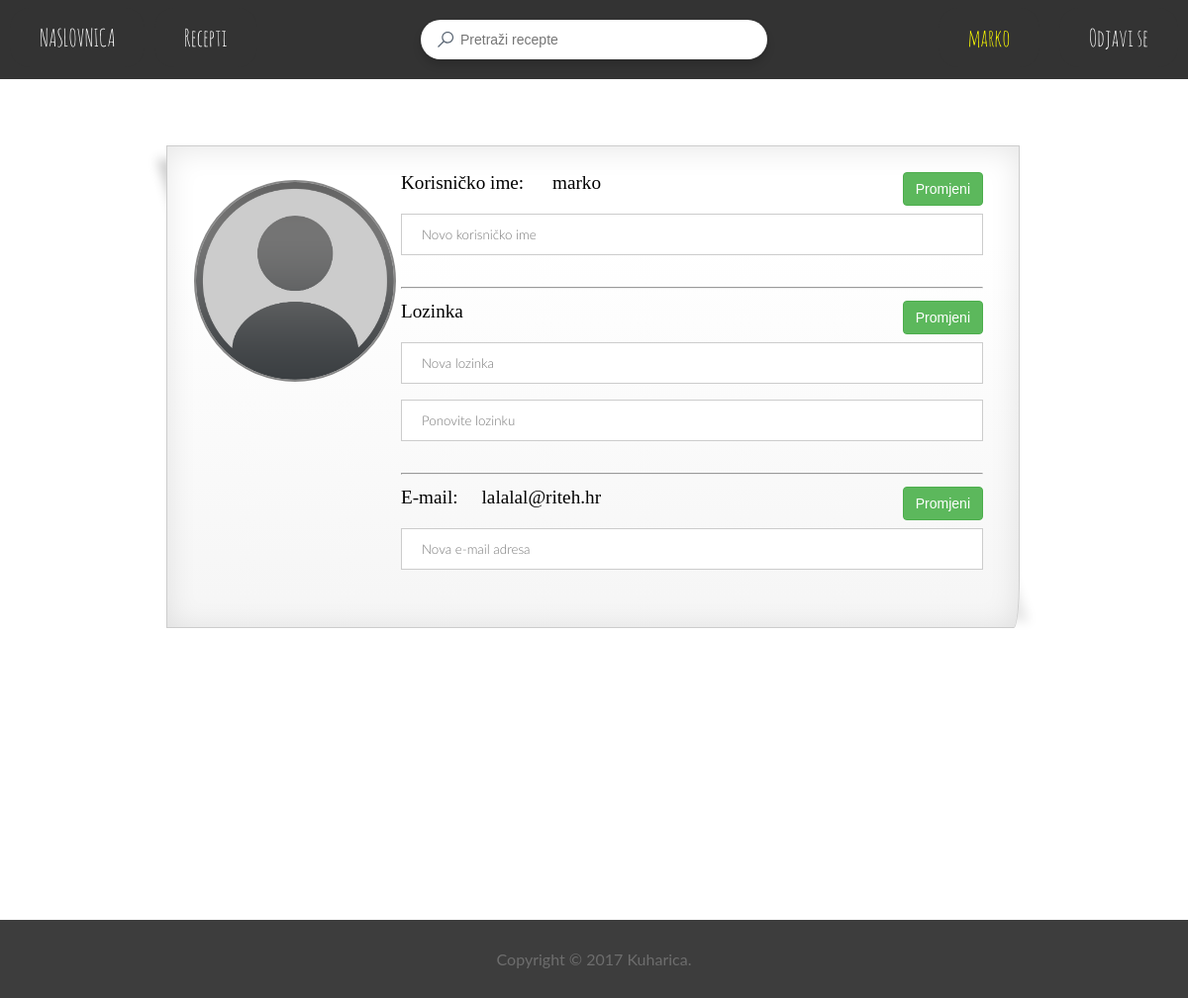
The app's page /profil.php (signed in) with its own data.
### tables this page shows
CREATE TABLE `korisnik` (
  `ID` int(11) NOT NULL,
  `username` varchar(20) NOT NULL,
  `password` varchar(40) NOT NULL,
  `email` varchar(100) NOT NULL,
  `spol` varchar(10) NOT NULL,
  `permission` varchar(10) NOT NULL DEFAULT 'member',
  `join_date` date NOT NULL,
  `last_login` datetime DEFAULT NULL,
  `slika` varchar(50) NOT NULL DEFAULT 'default-profile.jpg'
);

### profil.php (the view, shortened to what this page needs)
	<?php
	$query = "SELECT ID, username, email, slika FROM korisnik WHERE username='".$_SESSION['user']."'";
	$result = mysql_query($query);
	while ($row = mysql_fetch_array($result, MYSQL_ASSOC)) {
		$username =  $row['username'];
		$email = $row['email'];
		$slika=$row['slika'];
	}
?>
<?php if (!$_SESSION['potrebnaForma']) { ?>
<html>
	<head>
        <link href="css/style.css" rel="stylesheet">
		<link href="css/grid.css" rel="stylesheet" media="all">
		<link href="css/hover.css" rel="stylesheet" media="all">
	</head>
	<body>
		<?php include 'include/header.php'; ?>
		<div style="min-height:100%;"><br/>
		<div class="alert" id="obavijest" style="margin:-12px 20px -12px 20px;text-align:center; height:20px; opacity:0.9"></div>
		<div class="box1" style="width:70%; margin: 20px 14% 0 14%; float:center">
		<div class="register_area" style="float:center">
				<div style="height:50%;float:left; width:25%">
					<div id="profileUploadDiv" style="cursor:pointer;margin: 8% 8% 8% 8%; width:200; height:200; background-size:cover; border-radius:999px; background-color:#ccc;
							background-position: center center; background-image: url('images/profile/<?php echo $slika; ?>');border: solid 2px #888888;"></div>
				</div>
				<div class="container" style="float:left; width:70%;color:#000000">
					<label style="float:left;font-family: Georgia, serif; font-size: 80%; font-weight:normal">Korisničko ime: &emsp; <?php echo "$username"?></label>
					<form action='' method='POST'>
					<div style="float:right">
						<input type="submit" value="Promjeni" name="submitUser" class="btn btn-success" >
					</div>
					<input id='username' style="font-family:LatoLight;" class="text_psw_input" type="text" placeholder="Novo korisničko ime" name="newuser" required>
					</form>
					<hr/>
					<label style="float:left;font-family: Georgia, serif; font-size: 80%; font-weight:normal">Lozinka</label>
					<form action='' method='POST'>
					<div style="float:right">
						<input type="submit" value="Promjeni" name="submitPass" class="btn btn-success" >
					</div>
					<input id='lozinka' style="font-family:LatoLight;" class="text_psw_input" type="password" placeholder="Nova lozinka" name="newpsw" required>
					<input id='plozinka' style="font-family:LatoLight;" class="text_psw_input" type="password" placeholder="Ponovite lozinku" name="newppsw" required>
					</form>
					<hr/>
					<label style="float:left;font-family: Georgia, serif; font-size: 80%; font-weight:normal">E-mail: &emsp;<?php echo "$email" ?></label>
					<form action='' method='POST'>
					<div style="float:right">
						<input type="submit" value="Promjeni" name="submitEmail" class="btn btn-success" >
					</div>
					<input id='email' style="font-family:LatoLight;" class="text_psw_input" type="email" placeholder="Nova e-mail adresa" name="newemail" required>
					</form>
				</div>
		</div>
		</div>
		</div>
		<?php include 'include/footer.php'; ?>
<?php }else{
			header('Location: index.php');
			exit();}?>
	</body>
</html>

### css/style.css (style rules this page uses)
.text_psw_input { width: 100%; padding: 12px 20px; margin: 8px 0; display: inline-block; border: 1px solid #ccc; box-sizing: border-box; }
.container { padding: 16px; }
html, body { height: 100% }
html { background: url(Pics/background.jpg) no-repeat center center fixed; -webkit-background-size: cover; -moz-background-size: cover; -o-background-size: cover; background-size: cover; }
body { color: #666666; font-family: 'Lato', sans-serif; }
body { position:relative }
.register_area { font-family: 'AmaticSCRegular'; font-size: 150%; }
html, body { padding: 0; margin: 0; }
.btn { display: inline-block; padding: 6px 12px; margin-bottom: 0; font-size: 14px; font-weight: normal; line-height: 1.42857143; text-align: center; white-space: nowrap; vertical-align: middle; -ms-touch-action: manipulation; touch-action: manipulation; cursor: pointer; -webkit-user-select: none; -moz-user-select: none; -ms-user-select: none; user-select: none; background-image: none; border: 1px solid transparent; border-radius: 4px; }
.btn-success { color: #fff; background-color: #5cb85c; border-color: #4cae4c; }
.alert { padding: 15px; margin-bottom: 20px; border: 1px solid transparent; border-radius: 4px; }
.box1 { margin: 20px; padding: 10px; min-height: 200px; position:relative; display: inline-block; background: -webkit-gradient(linear, 0% 20%, 0% 1000%, from(#fff), to(#fff), color-stop(.1,#f3f3f3)); border: 1px solid #ccc; -webkit-box-shadow: 0px 3px 30px rgba(0, 0, 0, 0.1) inset; -webkit-border-bottom-right-radius: 6px 50px; }
.box1:before { content: ''; width: 50px; height: 100px; position:absolute; bottom:0; right:0; -webkit-box-shadow: 20px 20px 10px rgba(0, 0, 0, 0.1); z-index:-1; -webkit-transform: translate(-35px,-40px) skew(0deg,30deg) rotate(-25deg); }
.box1:after { content: ''; width: 100px; height: 100px; top:0; left:0; position:absolute; display: inline-block; z-index:-1; -webkit-box-shadow: -10px -10px 10px rgba(0, 0, 0, 0.2); -webkit-transform: rotate(2deg) translate(20px,25px) skew(20deg); }

### records on screen
korisnik: slika (placeholder picture), username "marko", email "lalalal@riteh.hr"

### other values on screen
$_SESSION['user'] "marko"
